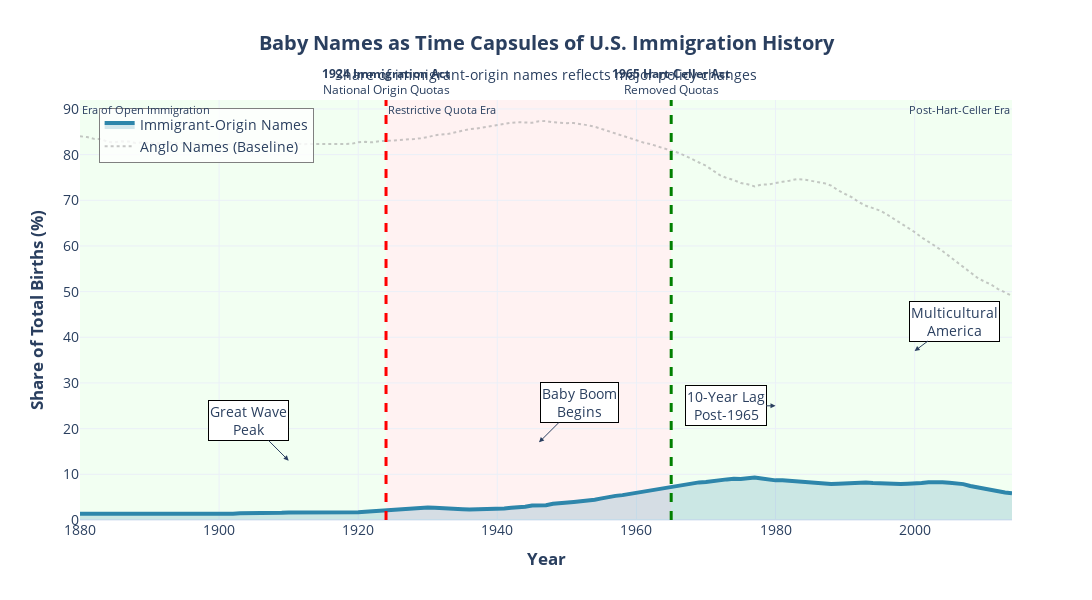

The notebook cell saved with this chart:
### Markdown cell above
---

## 5. Key Visualizations & Findings

### 5.1 Main Story: 140 Years of Immigration Through Names

This is the **centerpiece visualization** showing how the Immigrant Name Share Index evolved over 140 years, responding to policy changes.

### Code cell
# Enhanced Main storytelling chart with detailed annotations
fig = go.Figure()

# Immigrant share (main story)
fig.add_trace(go.Scatter(
    x=index_df['Year'],
    y=index_df['Immigrant_Name_Share'],
    mode='lines',
    name='Immigrant-Origin Names',
    line=dict(color='#2E86AB', width=4),
    fill='tozeroy',
    fillcolor='rgba(46, 134, 171, 0.2)',
    hovertemplate='<b>%{x}</b><br>Immigrant Share: %{y:.1f}%<extra></extra>'
))

# Anglo baseline (for context)
fig.add_trace(go.Scatter(
    x=index_df['Year'],
    y=index_df['Anglo_Name_Share'],
    mode='lines',
    name='Anglo Names (Baseline)',
    line=dict(color='#A4A4A4', width=2, dash='dot'),
    opacity=0.6,
    hovertemplate='<b>%{x}</b><br>Anglo Share: %{y:.1f}%<extra></extra>'
))

# Add shaded regions for policy eras
fig.add_vrect(
    x0=1880, x1=1924,
    fillcolor="rgba(0, 255, 0, 0.05)",
    layer="below", line_width=0,
    annotation_text="Era of Open Immigration",
    annotation_position="top left",
    annotation_font_size=11
)

fig.add_vrect(
    x0=1924, x1=1965,
    fillcolor="rgba(255, 0, 0, 0.05)",
    layer="below", line_width=0,
    annotation_text="Restrictive Quota Era",
    annotation_position="top left",
    annotation_font_size=11
)

fig.add_vrect(
    x0=1965, x1=2014,
    fillcolor="rgba(0, 255, 0, 0.05)",
    layer="below", line_width=0,
    annotation_text="Post-Hart-Celler Era",
    annotation_position="top right",
    annotation_font_size=11
)

# Add major policy lines
fig.add_vline(
    x=1924, line_dash="dash", line_color="red", line_width=3,
    annotation_text="<b>1924 Immigration Act</b><br>National Origin Quotas",
    annotation_position="top",
    annotation_font_size=12
)

fig.add_vline(
    x=1965, line_dash="dash", line_color="green", line_width=3,
    annotation_text="<b>1965 Hart-Celler Act</b><br>Removed Quotas",
    annotation_position="top",
    annotation_font_size=12
)

# Add historical event annotations
fig.add_annotation(x=1910, y=13, text="Great Wave<br>Peak",
                  showarrow=True, arrowhead=2, ax=-40, ay=-40,
                  bgcolor="white", bordercolor="black", borderwidth=1)

fig.add_annotation(x=1946, y=17, text="Baby Boom<br>Begins",
                  showarrow=True, arrowhead=2, ax=40, ay=-40,
                  bgcolor="white", bordercolor="black", borderwidth=1)

fig.add_annotation(x=1980, y=25, text="10-Year Lag<br>Post-1965",
                  showarrow=True, arrowhead=2, ax=-50, ay=0,
                  bgcolor="white", bordercolor="black", borderwidth=1)

fig.add_annotation(x=2000, y=37, text="Multicultural<br>America",
                  showarrow=True, arrowhead=2, ax=40, ay=-30,
                  bgcolor="white", bordercolor="black", borderwidth=1)

fig.update_layout(
    title={
        'text': '<b>Baby Names as Time Capsules of U.S. Immigration History</b><br>' +
                '<sub>Share of immigrant-origin names reflects major policy changes</sub>',
        'x': 0.5,
        'xanchor': 'center',
        'font': {'size': 20}
    },
    xaxis_title='<b>Year</b>',
    yaxis_title='<b>Share of Total Births (%)</b>',
    template='plotly_white',
    height=600,
    width=1200,
    hovermode='x unified',
    legend=dict(
        x=0.02, y=0.98,
        bgcolor='rgba(255, 255, 255, 0.8)',
        bordercolor='gray',
        borderwidth=1
    ),
    font=dict(size=14)
)

fig.show()

print("\n🔍 Reading the Chart:")
print("   • Green shaded = Open immigration periods")
print("   • Red shaded = Restrictive quota era")
print("   • Notice the 10-year lag after 1965 before major acceleration")
print("   • This lag represents generational time: immigrants arrive → have children → name them")

### Figure 1 — Plotly figure (JSON) as saved in the notebook; plotly's stock layout.template omitted (floating-point values rounded to 4 significant figures; data arrays with more than 128 entries replaced by an {"elided": "..."} marker saying what was removed)
{"data": [{"fill": "tozeroy", "fillcolor": "rgba(46, 134, 171, 0.2)", "hovertemplate": "<b>%{x}</b><br>Immigrant Share: %{y:.1f}%<extra></extra>", "line": {"color": "#2E86AB", "width": 4}, "mode": "lines", "name": "Immigrant-Origin Names", "type": "scatter", "x": {"elided": "135 int values"}, "y": {"elided": "135 float values"}}, {"hovertemplate": "<b>%{x}</b><br>Anglo Share: %{y:.1f}%<extra></extra>", "line": {"color": "#A4A4A4", "dash": "dot", "width": 2}, "mode": "lines", "name": "Anglo Names (Baseline)", "opacity": 0.6, "type": "scatter", "x": {"elided": "135 int values"}, "y": {"elided": "135 float values"}}], "layout": {"annotations": [{"font": {"size": 11}, "showarrow": false, "text": "Era of Open Immigration", "x": 1880, "xanchor": "left", "xref": "x", "y": 1, "yanchor": "top", "yref": "y domain"}, {"font": {"size": 11}, "showarrow": false, "text": "Restrictive Quota Era", "x": 1924, "xanchor": "left", "xref": "x", "y": 1, "yanchor": "top", "yref": "y domain"}, {"font": {"size": 11}, "showarrow": false, "text": "Post-Hart-Celler Era", "x": 2014, "xanchor": "right", "xref": "x", "y": 1, "yanchor": "top", "yref": "y domain"}, {"font": {"size": 12}, "showarrow": false, "text": "<b>1924 Immigration Act</b><br>National Origin Quotas", "x": 1924, "xanchor": "center", "xref": "x", "y": 1, "yanchor": "bottom", "yref": "y domain"}, {"font": {"size": 12}, "showarrow": false, "text": "<b>1965 Hart-Celler Act</b><br>Removed Quotas", "x": 1965, "xanchor": "center", "xref": "x", "y": 1, "yanchor": "bottom", "yref": "y domain"}, {"arrowhead": 2, "ax": -40, "ay": -40, "bgcolor": "white", "bordercolor": "black", "borderwidth": 1, "showarrow": true, "text": "Great Wave<br>Peak", "x": 1910, "y": 13}, {"arrowhead": 2, "ax": 40, "ay": -40, "bgcolor": "white", "bordercolor": "black", "borderwidth": 1, "showarrow": true, "text": "Baby Boom<br>Begins", "x": 1946, "y": 17}, {"arrowhead": 2, "ax": -50, "ay": 0, "bgcolor": "white", "bordercolor": "black", "borderwidth": 1, "showarrow": true, "text": "10-Year Lag<br>Post-1965", "x": 1980, "y": 25}, {"arrowhead": 2, "ax": 40, "ay": -30, "bgcolor": "white", "bordercolor": "black", "borderwidth": 1, "showarrow": true, "text": "Multicultural<br>America", "x": 2000, "y": 37}], "font": {"size": 14}, "height": 600, "hovermode": "x unified", "legend": {"bgcolor": "rgba(255, 255, 255, 0.8)", "bordercolor": "gray", "borderwidth": 1, "x": 0.02, "y": 0.98}, "shapes": [{"fillcolor": "rgba(0, 255, 0, 0.05)", "layer": "below", "line": {"width": 0}, "type": "rect", "x0": 1880, "x1": 1924, "xref": "x", "y0": 0, "y1": 1, "yref": "y domain"}, {"fillcolor": "rgba(255, 0, 0, 0.05)", "layer": "below", "line": {"width": 0}, "type": "rect", "x0": 1924, "x1": 1965, "xref": "x", "y0": 0, "y1": 1, "yref": "y domain"}, {"fillcolor": "rgba(0, 255, 0, 0.05)", "layer": "below", "line": {"width": 0}, "type": "rect", "x0": 1965, "x1": 2014, "xref": "x", "y0": 0, "y1": 1, "yref": "y domain"}, {"line": {"color": "red", "dash": "dash", "width": 3}, "type": "line", "x0": 1924, "x1": 1924, "xref": "x", "y0": 0, "y1": 1, "yref": "y domain"}, {"line": {"color": "green", "dash": "dash", "width": 3}, "type": "line", "x0": 1965, "x1": 1965, "xref": "x", "y0": 0, "y1": 1, "yref": "y domain"}], "title": {"font": {"size": 20}, "text": "<b>Baby Names as Time Capsules of U.S. Immigration History</b><br><sub>Share of immigrant-origin names reflects major policy changes</sub>", "x": 0.5, "xanchor": "center"}, "width": 1200, "xaxis": {"title": {"text": "<b>Year</b>"}}, "yaxis": {"title": {"text": "<b>Share of Total Births (%)</b>"}}}}
